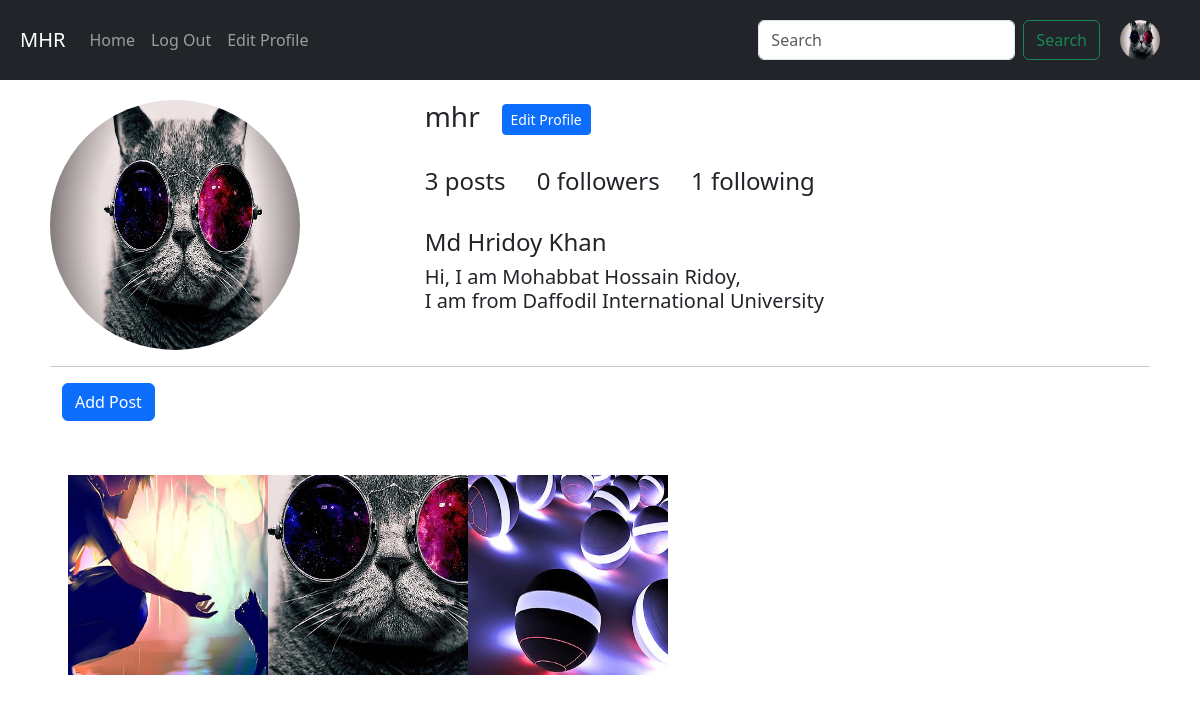
Page /account/profile/ (signed in) on the earlier database version.
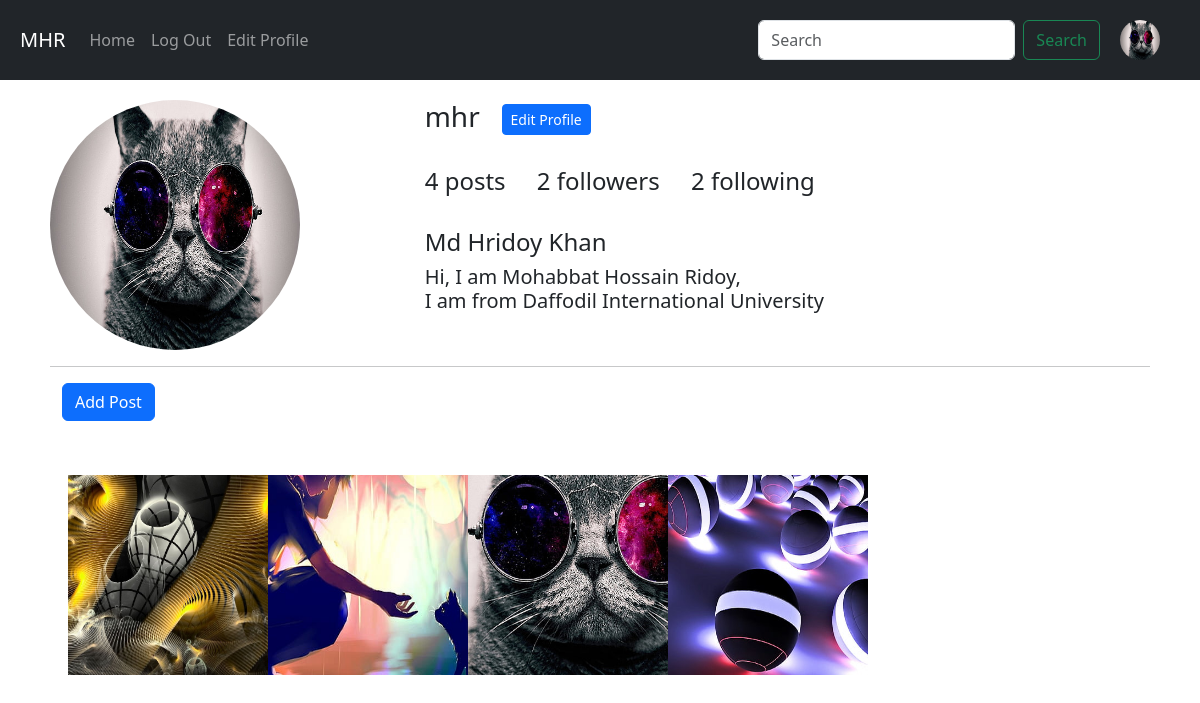
Same page on the later database version.
### app_post/models.py (models this page shows)
class Post(models.Model):
    author = models.ForeignKey(User, on_delete=models.CASCADE, related_name="Post")
    image = models.ImageField(upload_to='post_image')
    caption = models.CharField(max_length=264, blank=True)
    upload_date = models.DateTimeField(auto_now_add=True)
    update_date = models.DateTimeField(auto_now=True)
    class Meta:
        ordering = ['-upload_date', ]

### Auth_app/models.py (models this page shows)
class UserProfile(models.Model):
    user = models.OneToOneField(User, on_delete=models.CASCADE, related_name='user_profile')
    full_name = models.CharField(max_length=264, blank=True)
    profile_pic = models.ImageField(upload_to='profile_pics', blank=True)
    description = models.TextField(blank=True)
    dob = models.DateField(blank=True, null=True)
    website = models.URLField(blank=True)
    facebook = models.URLField(blank=True)

### Auth_app/views.py (the view, shortened to what this page needs)
# urls.py: path('profile/', views.Profile, name="profile"),
@login_required
def Profile(request):
    form = PostForm()
    return render(request, 'auth_app/user.html', context={'title':'Profile', 'form':form})

### app_post/forms.py
class PostForm(forms.ModelForm):
    class Meta:
        model = Post
        fields = ('image','caption',)

### templates/auth_app/user.html (shortened to what this page needs)
{% extends 'navbar.html' %}
{% load crispy_forms_tags %}
{% block content %}
<div class="row">
    <div class="col-sm-4">
        {% if user.user_profile.profile_pic %}
        <img src="/media/{{user.user_profile.profile_pic}}" alt="User Image" width="250px" height="250px"
            class="rounded-circle">
        {% else %}
        <img src="/media/avatar.png" width="250px" height="250px" class="rounded-circle">
        {% endif %}
    </div>
    <div class="col-sm-8">
        <h3>{{user.username}} &nbsp; <a href="{% url 'auth_app:edit_profile' %}" class="btn btn-primary btn-sm">Edit
                Profile</a></h3>
        <br>
        <h4>{{user.Post.count}} posts &nbsp; &nbsp; {{user.following.count}} followers &nbsp; &nbsp;
            {{user.follower.count}} following</h4>
        <br>
        <h4>{{user.user_profile.full_name}}</h4>
        <h5>{{user.user_profile.description|linebreaks}}</h5>
    </div>
</div>
<hr>
<div class="container mt-3">
    <button type="button" class="btn btn-primary" data-bs-toggle="modal" data-bs-target="#myModal">
        Add Post
    </button>
</div>
<br>
<div class="row" style="padding: 30px;">
    {% for post in user.Post.all %}
    <div class="crop">
        <img src="/media/{{post.image}}" title="{{post.caption}}">
    </div>
    {% endfor %}
</div>
{% endblock %}

### templates/navbar.html (shortened to what this page needs)
<!DOCTYPE html>
<html lang="en">
<head>
    <link href="https://cdn.jsdelivr.net/npm/bootstrap@5.3.3/dist/css/bootstrap.min.css" rel="stylesheet">
    <link rel="stylesheet" href="https://cdnjs.cloudflare.com/ajax/libs/font-awesome/6.5.0/css/all.min.css"/>
</head>
<body>
    <nav class="navbar navbar-expand-lg navbar-dark bg-dark" style="padding: 20px;">
        <a class="navbar-brand" href="{% url 'app_post:home' %}">MHR</a>
        <div class="collapse navbar-collapse" id="navbarSupportedContent">
            <ul class="navbar-nav mr-auto">
                <li class="nav-item active">
                    <a class="nav-link" href="{% url 'app_post:home' %}">Home</a>
                </li>
                <li class="nav-item">
                    <a class="nav-link" href="{% url 'auth_app:logout' %}">Log Out</a>
                </li>
                <li class="nav-item">
                    <a class="nav-link" href="{% url 'auth_app:edit_profile' %}">Edit Profile</a>
                </li>
            </ul>
            <div class="d-flex ms-auto" style="padding-right: 20px;">
                <form class="d-flex" style="padding-right: 20px;" method="GET">
                    <input class="form-control me-2" type="search" placeholder="Search" aria-label="Search" name="search">
                    <button class="btn btn-outline-success" type="submit">Search</button>
                </form>
                {% if user.user_profile.profile_pic %}
                <a href="{% url 'auth_app:profile' %}"><img src="/media/{{user.user_profile.profile_pic}}"
                        alt="User Image" width="40px" height="40px" class="rounded-circle"></a>
                {% else %}
                <a href="{% url 'auth_app:profile' %}"><img src="/media/avatar.png" width="40px" height="40px"
                        class="rounded-circle"></a>
                {% endif %}
            </div>
        </div>
    </nav>
    <div class="container" style="padding: 20px;">
        {% block content %}
        {% endblock %}
    </div>
</body>
</html>

Differences in the rows shown:
added Post: image (picture)
Other differences:
{{ user.Post.count }}: "3" → "4"
{{ user.following.count }}: "0" → "2"
{{ user.follower.count }}: "1" → "2"
